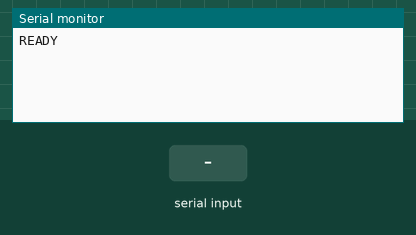
Recording of a sketch running on a simulated ESP32. On the bench: the last lines printed to the serial monitor. Inputs (shaded band) come from the test bench.

Above: at 2.7 s.
2.8 s: "STOP,1\n" received over Serial
At 3.7 s:
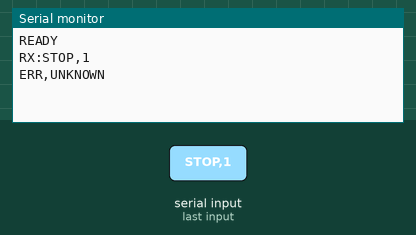
4.3 s: "STOP\n" received over Serial
At 5.7 s:
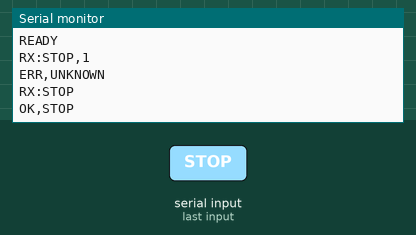
6.8 s: "MOVE,\n" received over Serial
At 8.0 s:
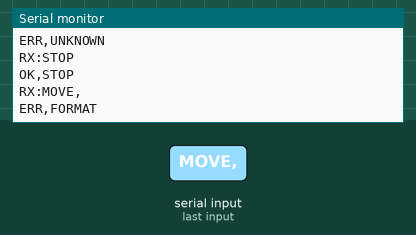
8.3 s: "TORQUE,\n" received over Serial
At 9.5 s:
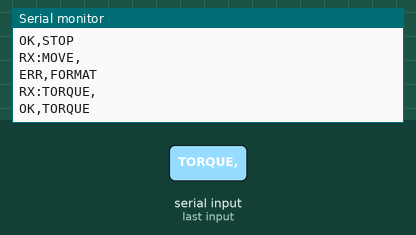
9.8 s: "MAXTORQUE,\n" received over Serial
At 11.0 s:
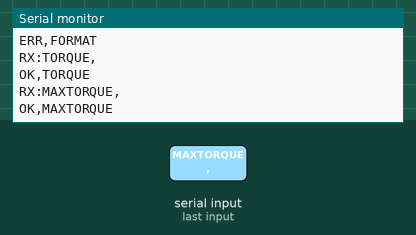
11.3 s: "PREPARE,\n" received over Serial
At 13.2 s:
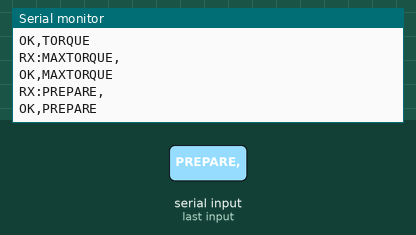

The sketch:

gui_esp.ino
```cpp
#include <HardwareSerial.h>

HardwareSerial ServoSerial(2);

const int TX_PIN = 16;
const int RX_PIN = 17;
const uint32_t BAUD = 115200;


// ==================================================
// 軸ごとの設定
// minDeg / maxDeg はあとで個別に変更可能
// ==================================================
struct ServoLimit {
  uint8_t id;
  float minDeg;
  float maxDeg;
};

ServoLimit limits[] = {
  { 2, -150, 150 },
  { 3, -150, 150 },
  { 4, -150, 150 },
  { 5, -150, 150 },
  { 6, -150, 150 },

  { 7, -150, 150 },
  { 8, -150, 150 },
  { 9, -150, 150 },
  {10, -150, 150 },
  {11, -150, 150 },

  {12, -150, 150 },

  {13, -150, 150 },
  {14, -150, 150 },
  {15, -150, 150 },

  {16, -150, 150 },
  {17, -150, 150 },
  {18, -150, 150 },

  {19, -150, 150 },
  {20, -150, 150 },
  {21, -150, 150 }
};

const int NUM_SERVOS =
  sizeof(limits) / sizeof(limits[0]);


// ==================================================
// Checksum
// ==================================================
uint8_t calcChecksum(
  const uint8_t *p,
  int begin,
  int end
)
{
  uint8_t s = 0;

  for (int i = begin; i < end; i++) {
    s ^= p[i];
  }

  return s;
}


// ==================================================
// Packet送信
// ==================================================
void sendPacket(
  uint8_t *p,
  int len
)
{
  p[len - 1] =
    calcChecksum(
      p,
      2,
      len - 1
    );

  ServoSerial.write(
    p,
    len
  );

  ServoSerial.flush();

  delay(20);
}


// ==================================================
// ID検索
// ==================================================
int findServoIndex(
  uint8_t id
)
{
  for (int i = 0; i < NUM_SERVOS; i++) {

    if (limits[i].id == id) {
      return i;
    }
  }

  return -1;
}


// ==================================================
// Torque
// ==================================================
void torque(
  uint8_t id,
  uint8_t mode
)
{
  uint8_t p[] = {
    0xFA, 0xAF,
    id,
    0x00,
    0x24,
    0x01,
    0x01,
    mode,
    0x00
  };

  sendPacket(
    p,
    sizeof(p)
  );
}


// ==================================================
// 最大トルク
// ==================================================
void maxTorque(
  uint8_t id,
  uint8_t percent
)
{
  if (percent > 100) {
    percent = 100;
  }

  uint8_t p[] = {
    0xFA, 0xAF,
    id,
    0x00,
    0x23,
    0x01,
    0x01,
    percent,
    0x00
  };

  sendPacket(
    p,
    sizeof(p)
  );
}


// ==================================================
// サーボ移動
// ==================================================
void moveServo(
  uint8_t id,
  float degree,
  float seconds
)
{
  int index =
    findServoIndex(id);

  if (index < 0) {

    Serial.println(
      "ERR,INVALID_ID"
    );

    return;
  }

  // 軸ごとの制限
  degree = constrain(
    degree,
    limits[index].minDeg,
    limits[index].maxDeg
  );

  if (seconds < 0.05) {
    seconds = 0.05;
  }

  int16_t position =
    round(
      degree * 10.0
    );

  uint16_t moveTime =
    round(
      seconds * 100.0
    );

  if (moveTime > 0x3FFF) {
    moveTime = 0x3FFF;
  }

  uint8_t p[] = {
    0xFA, 0xAF,
    id,
    0x00,
    0x1E,
    0x04,
    0x01,

    (uint8_t)(position & 0xFF),
    (uint8_t)((position >> 8) & 0xFF),

    (uint8_t)(moveTime & 0xFF),
    (uint8_t)((moveTime >> 8) & 0xFF),

    0x00
  };

  sendPacket(
    p,
    sizeof(p)
  );

  Serial.print(
    "OK,MOVE,"
  );

  Serial.print(id);

  Serial.print(",");

  Serial.println(degree);
}


// ==================================================
// 1軸初期化
// ==================================================
void prepareServo(
  uint8_t id,
  uint8_t torquePercent
)
{
  maxTorque(
    id,
    torquePercent
  );

  delay(100);

  torque(
    id,
    1
  );

  delay(300);
}


// ==================================================
// 全軸トルクOFF
// ==================================================
void allTorqueOff()
{
  for (int i = 0; i < NUM_SERVOS; i++) {

    torque(
      limits[i].id,
      0
    );

    delay(30);
  }

  Serial.println(
    "OK,STOP"
  );
}


// ==================================================
// コマンド解析
//
// MOVE,15,10,1
// TORQUE,15,1
// MAXTORQUE,15,50
// PREPARE,15,50
// STOP
// ==================================================
void processCommand(
  String line
)
{
  line.trim();

  if (line.length() == 0) {
    return;
  }

  Serial.print("RX:");
  Serial.println(line);


  // --------------------------------
  // STOP
  // --------------------------------
  if (line == "STOP") {

    allTorqueOff();

    return;
  }


  // --------------------------------
  // MOVE
  // --------------------------------
  if (line.startsWith("MOVE,")) {

    int c1 = line.indexOf(',');
    int c2 = line.indexOf(',', c1 + 1);
    int c3 = line.indexOf(',', c2 + 1);

    if (
      c1 < 0 ||
      c2 < 0 ||
      c3 < 0
    ) {
      Serial.println(
        "ERR,FORMAT"
      );

      return;
    }

    uint8_t id =
      line.substring(
        c1 + 1,
        c2
      ).toInt();

    float degree =
      line.substring(
        c2 + 1,
        c3
      ).toFloat();

    float seconds =
      line.substring(
        c3 + 1
      ).toFloat();

    moveServo(
      id,
      degree,
      seconds
    );

    return;
  }


  // --------------------------------
  // TORQUE
  // --------------------------------
  if (line.startsWith("TORQUE,")) {

    int c1 = line.indexOf(',');
    int c2 = line.indexOf(',', c1 + 1);

    uint8_t id =
      line.substring(
        c1 + 1,
        c2
      ).toInt();

    uint8_t mode =
      line.substring(
        c2 + 1
      ).toInt();

    torque(
      id,
      mode
    );

    Serial.println(
      "OK,TORQUE"
    );

    return;
  }


  // --------------------------------
  // MAXTORQUE
  // --------------------------------
  if (line.startsWith("MAXTORQUE,")) {

    int c1 = line.indexOf(',');
    int c2 = line.indexOf(',', c1 + 1);

    uint8_t id =
      line.substring(
        c1 + 1,
        c2
      ).toInt();

    uint8_t percent =
      line.substring(
        c2 + 1
      ).toInt();

    maxTorque(
      id,
      percent
    );

    Serial.println(
      "OK,MAXTORQUE"
    );

    return;
  }


  // --------------------------------
  // PREPARE
  // --------------------------------
  if (line.startsWith("PREPARE,")) {

    int c1 = line.indexOf(',');
    int c2 = line.indexOf(',', c1 + 1);

    uint8_t id =
      line.substring(
        c1 + 1,
        c2
      ).toInt();

    uint8_t percent =
      line.substring(
        c2 + 1
      ).toInt();

    prepareServo(
      id,
      percent
    );

    Serial.println(
      "OK,PREPARE"
    );

    return;
  }


  Serial.println(
    "ERR,UNKNOWN"
  );
}


// ==================================================
// Setup
// ==================================================
void setup()
{
  Serial.begin(
    115200
  );

  ServoSerial.begin(
    BAUD,
    SERIAL_8N1,
    RX_PIN,
    TX_PIN
  );

  delay(1500);

  Serial.println(
    "READY"
  );
}


// ==================================================
// Loop
// ==================================================
void loop()
{
  static String line = "";

  while (Serial.available()) {

    char c =
      Serial.read();

    if (c == '\n') {

      processCommand(
        line
      );

      line = "";

    } else if (c != '\r') {

      line += c;
    }
  }
}
```

Measured:
- after the input at 2.8 s, the serial monitor: prints a new line at once (image 1)
- after the input at 4.3 s, the serial monitor: prints a new line at once (image 2)
- after the input at 6.8 s, the serial monitor: prints a new line at once (image 3)
- after the input at 8.3 s, the serial monitor: prints a new line at once (image 4)
- after the input at 9.8 s, the serial monitor: prints a new line at once (image 5)
- after the input at 11.3 s, the serial monitor: prints a new line at once (image 6)
